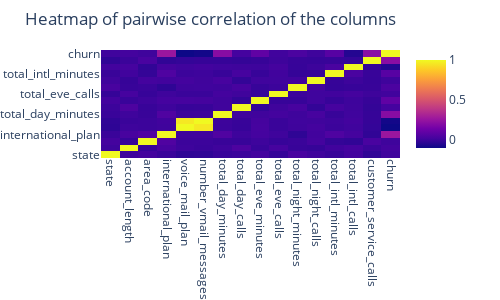

Notebook cell for this chart:
### Markdown cell above
To visualize these correlation we use a heatmap plot, in which high correlations are coloured more to the yellow and lower ones more to the blue.

### Code cell
corr = pre_df.corr()
trace = go.Heatmap(z=corr.values.tolist(), x=corr.columns, y=corr.columns)
data=[trace]
layout = go.Layout(
    title='Heatmap of pairwise correlation of the columns',
    autosize=False,
    width=500,
    height=300,
    yaxis=go.layout.YAxis(automargin=True),
    xaxis=dict(tickangle=90),
    margin=go.layout.Margin(l=0, r=100, b=100, t=50)
)


fig = go.Figure(data=data, layout=layout)
iplot(fig, filename='labelled-heatmap1')

### Figure 1 — Plotly figure (JSON) as saved in the notebook; plotly's stock layout.template omitted (floating-point values rounded to 4 significant figures; data arrays with more than 128 entries replaced by an {"elided": "..."} marker saying what was removed)
{"data": [{"type": "heatmap", "x": ["state", "account_length", "area_code", "international_plan", "voice_mail_plan", "number_vmail_messages", "total_day_minutes", "total_day_calls", "total_eve_minutes", "total_eve_calls", "total_night_minutes", "total_night_calls", "total_intl_minutes", "total_intl_calls", "customer_service_calls", "churn"], "y": ["state", "account_length", "area_code", "international_plan", "voice_mail_plan", "number_vmail_messages", "total_day_minutes", "total_day_calls", "total_eve_minutes", "total_eve_calls", "total_night_minutes", "total_night_calls", "total_intl_minutes", "total_intl_calls", "customer_service_calls", "churn"], "z": {"elided": "16x16 float values"}}], "layout": {"autosize": false, "height": 300, "margin": {"b": 100, "l": 0, "r": 100, "t": 50}, "title": {"text": "Heatmap of pairwise correlation of the columns"}, "width": 500, "xaxis": {"tickangle": 90}, "yaxis": {"automargin": true}}}
